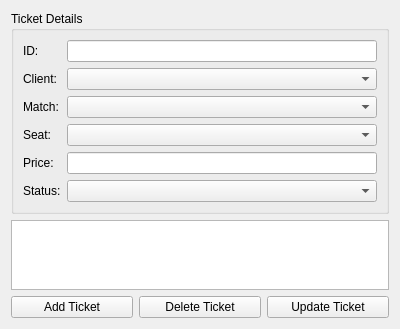
<?xml version="1.0" encoding="UTF-8"?>
<ui version="4.0">
 <class>TicketsUI</class>
 <widget class="QWidget" name="TicketsUI">
  <property name="geometry">
   <rect>
    <x>0</x>
    <y>0</y>
    <width>400</width>
    <height>300</height>
   </rect>
  </property>
  <property name="windowTitle">
   <string>Form</string>
  </property>
  <layout class="QVBoxLayout" name="verticalLayout_3">
   <item>
    <widget class="QGroupBox" name="groupBox">
     <property name="title">
      <string>Ticket Details</string>
     </property>
     <layout class="QFormLayout" name="formLayout">
      <item row="0" column="0">
       <widget class="QLabel" name="nameLabel_2">
        <property name="text">
         <string>ID:</string>
        </property>
       </widget>
      </item>
      <item row="0" column="1">
       <widget class="QLineEdit" name="idLineEdit"/>
      </item>
      <item row="1" column="0">
       <widget class="QLabel" name="clientLabel">
        <property name="text">
         <string>Client:</string>
        </property>
       </widget>
      </item>
      <item row="1" column="1">
       <widget class="QComboBox" name="clientComboBox"/>
      </item>
      <item row="2" column="0">
       <widget class="QLabel" name="matchLabel">
        <property name="text">
         <string>Match:</string>
        </property>
       </widget>
      </item>
      <item row="2" column="1">
       <widget class="QComboBox" name="matchComboBox"/>
      </item>
      <item row="3" column="0">
       <widget class="QLabel" name="seatLabel">
        <property name="text">
         <string>Seat:</string>
        </property>
       </widget>
      </item>
      <item row="3" column="1">
       <widget class="QComboBox" name="seatComboBox"/>
      </item>
      <item row="4" column="0">
       <widget class="QLabel" name="priceLabel">
        <property name="text">
         <string>Price:</string>
        </property>
       </widget>
      </item>
      <item row="4" column="1">
       <widget class="QLineEdit" name="priceLineEdit"/>
      </item>
      <item row="5" column="0">
       <widget class="QLabel" name="statusLabel">
        <property name="text">
         <string>Status:</string>
        </property>
       </widget>
      </item>
      <item row="5" column="1">
       <widget class="QComboBox" name="statusComboBox"/>
      </item>
     </layout>
    </widget>
   </item>
   <item>
    <widget class="QTableView" name="ticketsTableView"/>
   </item>
   <item>
    <layout class="QHBoxLayout" name="horizontalLayout">
     <item>
      <widget class="QPushButton" name="addTicketButton">
       <property name="text">
        <string>Add Ticket</string>
       </property>
      </widget>
     </item>
     <item>
      <widget class="QPushButton" name="deleteTicketButton">
       <property name="text">
        <string>Delete Ticket</string>
       </property>
      </widget>
     </item>
     <item>
      <widget class="QPushButton" name="updateTicketButton">
       <property name="text">
        <string>Update Ticket</string>
       </property>
      </widget>
     </item>
    </layout>
   </item>
  </layout>
 </widget>
 <resources/>
 <connections/>
</ui>
